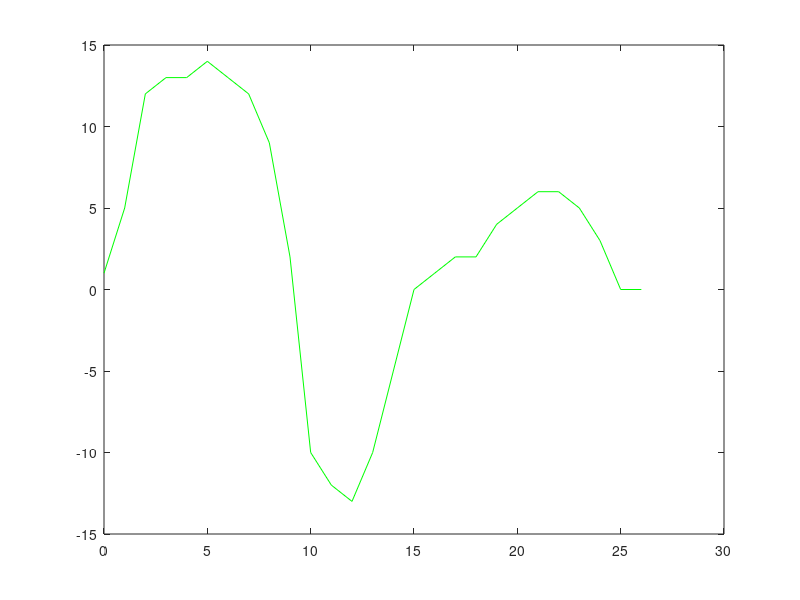

Source code (MATLAB): (Note: this script raises an error after producing the figure.)
%% Test

%Test de la fonction fe_to_ftHz
x = [0,1,2,3,4,5,6,7,8,9,10,11,12,13,14,15,16,17,18,19,20,21,22,23,24,25,26];
log_fe = [1,5,12,13,13,14,13,12,9,2,-10,-12,-13,-10,-5,0,1,2,2,4,5,6,6,5,3,0,0];
plot(x,log_fe,"g")
hold on
plot(fe_to_ftHz(x,10,100),fe_to_ftHz(log_fe,10,100),"k");
hold on
plot(fe_to_ftHz(x,10,35),fe_to_ftHz(log_fe,10,35),"b");
hold on
plot(fe_to_ftHz(x,10,3),fe_to_ftHz(log_fe,10,3),"r");
hold on
plot(fe_to_ftHz(x,10,1),fe_to_ftHz(log_fe,10,1),"m");
legend("10 Hz","100 Hz","35 Hz","3 Hz","1 Hz")

interp2(MAP_rank, rpm_rank, injection_fuel_map,30,5000)
